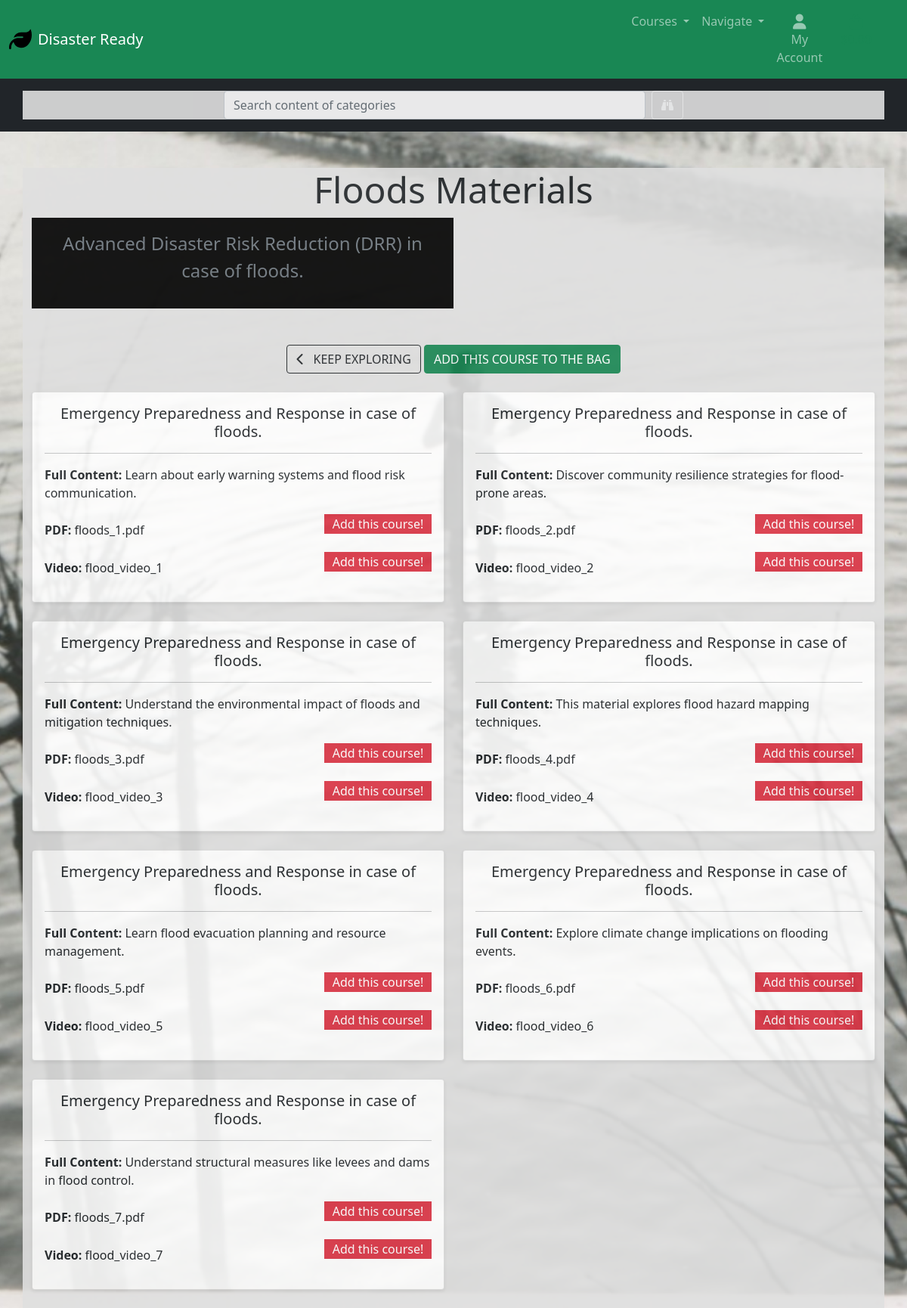
Page /categories/materials/1/ on the committed database.
### products/models.py (models this page shows, shortened)
class Category(models.Model):
    name = models.CharField(max_length=50)
    friendly_name = models.CharField(max_length=100)
    difficulty_level = models.CharField(max_length=50)
    credits = models.IntegerField()
    number_of_lectures = models.IntegerField()
    est_time = models.IntegerField()
    short_description = models.TextField(max_length=255)
    long_description = models.TextField(max_length=1000)
    test = models.BooleanField(default=False)
    logo = models.ImageField(upload_to='logos/', null=True, blank=True)
    price = models.IntegerField(null=True, blank=True)
    starting_date = models.CharField(max_length=100, null=True, blank=True)

class Material(models.Model):
    category = models.ForeignKey(Category, on_delete=models.CASCADE)
    material_title = models.TextField(max_length=255)
    full_content = models.TextField()
    pdf_file = models.FileField(upload_to='pdfs/', null=True, blank=True)
    video_url = models.URLField(max_length=200, null=True, blank=True)
    video_name = models.CharField(max_length=255, null=True, blank=True)
    pdf_name = models.CharField(max_length=255, null=True, blank=True)
    def get_pdf_name(self):
        return self.pdf_name or "No PDF"

### products/views.py (the view)
# urls.py: path('materials/<int:category_id>/', views.category_detail, name='materials'),
def category_detail(request, category_id):
    category = get_object_or_404(Category, pk=category_id)
    materials = Material.objects.filter(category=category)
    context = {
        'category': category,
        'materials': materials,
    }
    return render(request, 'products/material.html', context)

### products/templates/products/material.html (shortened to what this page needs)
{% extends "base.html" %}
{% load static %}
{% block content %}
<div class="container mt-5">
    <div class="text-center mb-4">
        <h1 class="display-5">{{ category.name }}s Materials</h1>
        <div class="text-center flex-row head-section">
            <div id="materials-subtitle-field">
                <p class="lead text-muted text-white p-3 fs-4">{{ category.short_description }}</p>
            </div>
        </div>
        <form class="form" action="{% url 'add_to_bag' category.id %}" method="POST">
            <div class="row">
                <div class="col-12">
                    <a href="{% url 'categories' %}" class="btn btn-outline-dark mt-5">
                        <span class="me-2">
                            <i class="fas fa-chevron-left"></i>
                        </span>
                        <span class="text-uppercase">Keep Exploring</span>
                    </a>
                    <input type="submit" class="btn btn-success text-uppercase mt-5 add-course-button"
                        id="add-course-button" value="Add This Course to the Bag">
                </div>
            </div>
        </form>
    </div>
    <div class="row">
        {% for material in materials %}
        <div class="col-md-6 mb-4">
            <div class="card h-100 shadow-sm">
                <div class="card-body">
                    <h5 class="card-title text-center">{{ material.material_title }}</h5>
                    <hr>
                    <p class="card-text"><strong>Full Content:</strong> {{ material.full_content }}</p>
                    {% if material.pdf_name or material.pdf_file %}
                    <div class="d-flex justify-content-between align-items-center mb-2">
                        {% if material.pdf_name %}
                        <span><strong>PDF:</strong> {{ material.get_pdf_name }}</span>
                        {% endif %}
                        {% if category.id in purchased_courses %}
                        {% if material.pdf_file %}
                        <a href="{{ material.pdf_file.url }}" class="btn btn-secondary btn-sm material-buttons"
                            target="">Download
                            PDF</a>
                        {% endif %}
                        {% else %}
                        <p class="bg-danger text-white purchase-divs">Add this course!</p>
                        {% endif %}
                    </div>
                    {% endif %}
                    {% if material.video_name or material.video_url %}
                    <div class="d-flex justify-content-between align-items-center mb-2">
                        {% if material.video_name %}
                        <span><strong>Video:</strong> {{ material.video_name }}</span>
                        {% endif %}
                        {% if category.id in purchased_courses %}
                        {% if material.video_url %}
                        <a href="{{ material.video_url }}" class="btn btn-primary btn-sm material-buttons"
                            target="">Watch
                            Video</a>
                        {% endif %}
                        {% else %}
                        <p class="bg-danger text-white purchase-divs">Add this course!</p>
                        {% endif %}
                    </div>
                    {% endif %}
                </div>
            </div>
        </div>
        {% endfor %}
    </div>
</div>
{% endblock %}

### static/css/base.css (style rules this page uses)
html { height: 100%; }
body { background: url('/media/cover_photo.jpg') no-repeat center center fixed; background-size: cover; height: calc(100vh - 164px); color: #555; font-family: 'Lato'; }
.purchase-divs { width: 142px; padding: 1px; text-align: center; }
.container { background-color: rgb(223, 223, 223); opacity: 0.9; }
.head-section { display: flex; flex-direction: row; justify-content: center; align-items: center; flex-grow: 1; width: 50%; }
#materials-subtitle-field { background-color: black; }

### rows in the picture
Category: name "Flood", short_description "Advanced Disaster Risk Reduction (DRR) in case of floods."
Material: material_title "Emergency Preparedness and Response in case of floods.", full_content "Learn about early warning systems and flood risk communication.", get_pdf_name "floods_1.pdf", video_name "flood_video_1"
Material: material_title "Emergency Preparedness and Response in case of floods.", full_content "Discover community resilience strategies for flood-prone areas.", get_pdf_name "floods_2.pdf", video_name "flood_video_2"
Material: material_title "Emergency Preparedness and Response in case of floods.", full_content "Understand the environmental impact of floods and mitigation techniques.", get_pdf_name "floods_3.pdf", video_name "flood_video_3"
Material: material_title "Emergency Preparedness and Response in case of floods.", full_content "This material explores flood hazard mapping techniques.", get_pdf_name "floods_4.pdf", video_name "flood_video_4"
Material: material_title "Emergency Preparedness and Response in case of floods.", full_content "Learn flood evacuation planning and resource management.", get_pdf_name "floods_5.pdf", video_name "flood_video_5"
Material: material_title "Emergency Preparedness and Response in case of floods.", full_content "Explore climate change implications on flooding events.", get_pdf_name "floods_6.pdf", video_name "flood_video_6"
Material: material_title "Emergency Preparedness and Response in case of floods.", full_content "Understand structural measures like levees and dams in flood control.", get_pdf_name "floods_7.pdf", video_name "flood_video_7"
